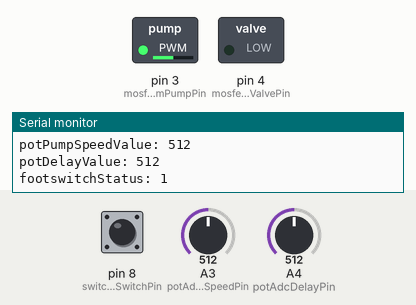
Simulated run of this sketch. Board: Arduino Uno, built with avr-gcc and run on an emulated ATmega328P. Parts: switched loads named in the sketch (green lamp = pin HIGH), the last lines printed to the serial monitor. The inputs (shaded band) are chosen by the test bench; at power-on: A3 (potAdcPumpSpeedPin) = 512, A4 (potAdcDelayPin) = 512, pin 8 (switchFootSwitchPin) HIGH.

Above: at 1.8 s.
1.9 s: A3 (potAdcPumpSpeedPin) set to 716
At 3.2 s:
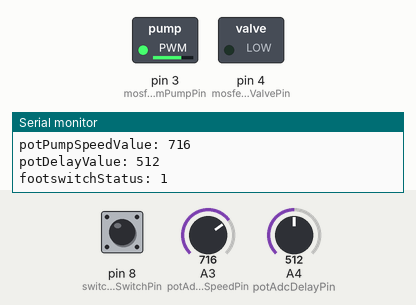
3.5 s: A4 (potAdcDelayPin) set to 786
6.2 s: A4 (potAdcDelayPin) set to 813
At 9.2 s:
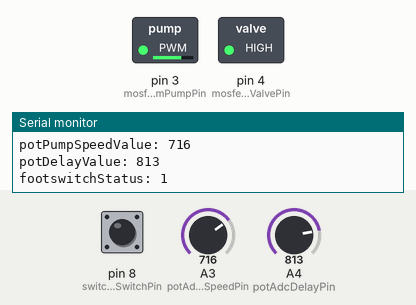
9.5 s: A3 (potAdcPumpSpeedPin) set to 810
At 11.2 s:
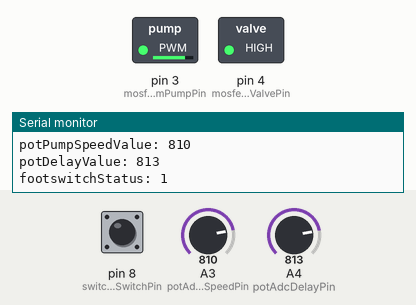
11.5 s: A4 (potAdcDelayPin) set to 790
At 13.7 s:
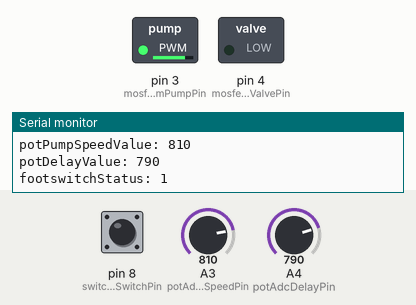
14.5 s: A3 (potAdcPumpSpeedPin) set to 122
At 15.5 s:
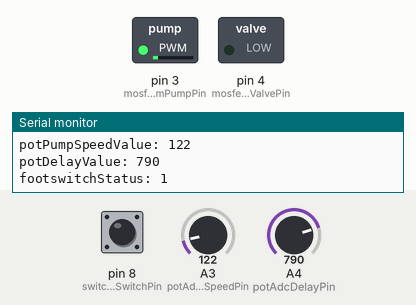
Timing chart, 0 to 17.5 s (numbered marks = the images above; inputs shaded):
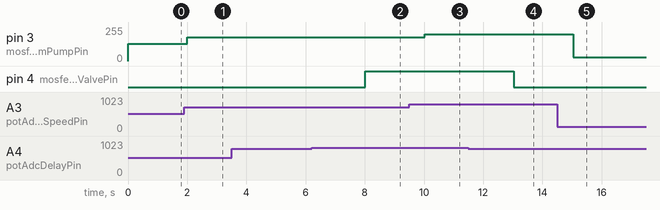

Measured:
- the behaviour switches between 800 and 801 on A4 (potAdcDelayPin) (found by bisection; images 1 and 2)
- after the input at 1.9 s, pin 3 (mosfetPwmPumpPin): 128/255 → 179/255 after 0.11 s
- after the input at 6.2 s, pin 4 (mosfetEnableVacuumValvePin): LOW → HIGH after 1.8 s
- after the input at 9.5 s, pin 3 (mosfetPwmPumpPin): 179/255 → 202/255 after 0.53 s
- after the input at 11.5 s, pin 4 (mosfetEnableVacuumValvePin): HIGH → LOW after 1.5 s
- after the input at 14.5 s, pin 3 (mosfetPwmPumpPin): 202/255 → 30/255 after 0.54 s

The sketch:

arduino-uno-r3-test-interfaces.ino
```cpp
// (licence header left out)
const int PWM_OFF = 0; // Turns off MOSFET powering pump motor.
const int PWM_ON_100_PERCENT = 255;
const int PWM_ON = 255;

// GPIO Input Pins
const int potAdcPumpSpeedPin = A3;  // Analog. Potentiometer output connected to analog pin 3
const int potAdcDelayPin =     A4;  // Analog. Potentiometer out connected to analog pin 4
const int switchFootSwitchPin = 8;  // Digital. Status of foot switch

// GPIO Output Pins
const int mosfetPwmPumpPin           = 3; // PWDM Pump MOSFET 1 driver set to analog pin 0
const int mosfetEnableVacuumValvePin = 4; // Digital MOSFET 2 Enable/Disable Vacuum Valve.

// Status variables
int potPumpSpeedValue = 0;          // ADC Potentiometer Pump Speed Reading
int potDelayValue = 0;              // ADC Potentioneter Pump Shutoff Delay Reading
int footswitchStatus = 0;

// the setup function runs once when you press reset or power the board
void setup()
{
  // Input Pin Configuration
  pinMode(potAdcPumpSpeedPin, INPUT);
  pinMode(potAdcDelayPin, INPUT);
  pinMode(switchFootSwitchPin, INPUT_PULLUP); // Depressed switch goes to ground.

  // Output Pin Configuration
  pinMode(mosfetPwmPumpPin, OUTPUT);
  pinMode(mosfetEnableVacuumValvePin, OUTPUT);

  // Starting up device to following states:
  //   - pump motor:  off
  //   - vacuum valve (normally closed): Flow OFF
  analogWrite(mosfetPwmPumpPin, PWM_OFF);
  digitalWrite(mosfetEnableVacuumValvePin, LOW);

  Serial.begin(9600);
}


// the loop function runs over and over again forever
// Nothing needs to react super fast - so a simple round robin plus a single ISR
// is just fine.
void loop()
{
  // Read ADC potentiometers
  potPumpSpeedValue = analogRead(potAdcPumpSpeedPin);
  delayMicroseconds(100); // give ADC time to read next channel.light
  potDelayValue = analogRead(potAdcDelayPin);

  // Check for depressed foot switch
  footswitchStatus = digitalRead(switchFootSwitchPin);

  analogWrite(mosfetPwmPumpPin, potPumpSpeedValue >> 2); // (scaled from 1024 values to 256 values)

  // We need vacuum flow enabled and pump on if not already in this state.
  // Adjust PWM MOSFET pin accordingly.
//  analogWrite(mosfetPwmPumpPin, potPumpSpeedValue >> 2); // (scaled from 1024 values to 256 values)

  Serial.print("potPumpSpeedValue: ");
  Serial.println(potPumpSpeedValue);

  Serial.print("potDelayValue: ");
  Serial.println(potDelayValue);

  Serial.print("footswitchStatus: ");
  Serial.println(footswitchStatus);
  Serial.println("");

delay(1000);


  if (potDelayValue > 800)
    digitalWrite(mosfetEnableVacuumValvePin, HIGH);
  else
    digitalWrite(mosfetEnableVacuumValvePin, LOW);
}
```
